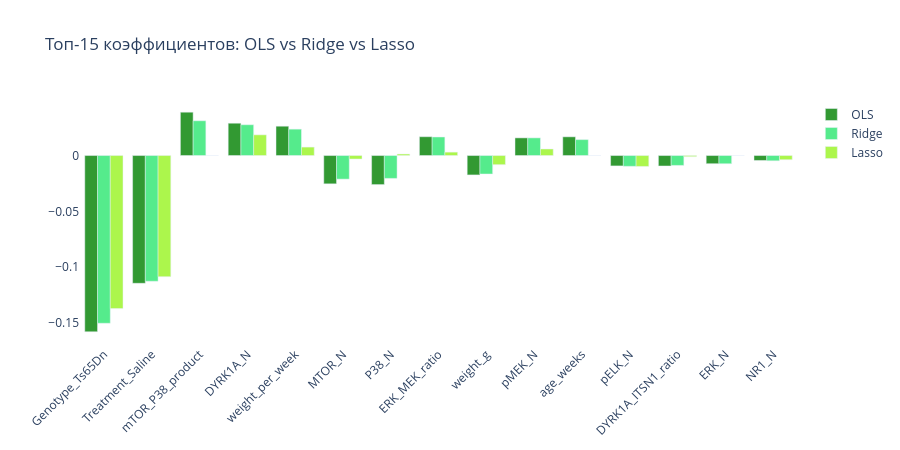

The cell this chart's notebook holds for it:
### Code cell
# Визуализация коэффициентов (plotly)
coef_df = pd.DataFrame({
    'feature': feature_names_ohe,
    'Ridge':   best_ridge.coef_,
    'Lasso':   best_lasso.coef_,
    'OLS':     lr.coef_
}).sort_values('Ridge', key = abs, ascending = False).head(15)

fig = go.Figure()
for model_name, color in [('OLS', 'green'), ('Ridge', "#2be770"), ('Lasso', "#98f520")]:
    fig.add_trace(go.Bar(
        x = coef_df['feature'], y = coef_df[model_name],
        name = model_name, opacity = 0.8, marker_color = color
    ))
fig.update_layout(
    title = 'Топ-15 коэффициентов: OLS vs Ridge vs Lasso',
    xaxis_tickangle = -45, barmode = 'group',
    paper_bgcolor = 'white', plot_bgcolor = 'white', height = 450
)
fig.show()

### Figure 1 — Plotly figure (JSON) as saved in the notebook; plotly's stock layout.template omitted (floating-point values rounded to 4 significant figures)
{"data": [{"marker": {"color": "green"}, "name": "OLS", "opacity": 0.8, "type": "bar", "x": ["Genotype_Ts65Dn", "Treatment_Saline", "mTOR_P38_product", "DYRK1A_N", "weight_per_week", "MTOR_N", "P38_N", "ERK_MEK_ratio", "weight_g", "pMEK_N", "age_weeks", "pELK_N", "DYRK1A_ITSN1_ratio", "ERK_N", "NR1_N"], "y": [-0.1577, -0.1144, 0.03876, 0.02891, 0.02624, -0.02534, -0.02601, 0.01682, -0.01738, 0.01578, 0.01673, -0.009319, -0.009383, -0.007336, -0.004431]}, {"marker": {"color": "#2be770"}, "name": "Ridge", "opacity": 0.8, "type": "bar", "x": ["Genotype_Ts65Dn", "Treatment_Saline", "mTOR_P38_product", "DYRK1A_N", "weight_per_week", "MTOR_N", "P38_N", "ERK_MEK_ratio", "weight_g", "pMEK_N", "age_weeks", "pELK_N", "DYRK1A_ITSN1_ratio", "ERK_N", "NR1_N"], "y": [-0.1501, -0.1125, 0.03109, 0.02755, 0.02359, -0.02113, -0.02048, 0.01658, -0.01653, 0.01578, 0.01422, -0.009653, -0.008872, -0.007371, -0.004737]}, {"marker": {"color": "#98f520"}, "name": "Lasso", "opacity": 0.8, "type": "bar", "x": ["Genotype_Ts65Dn", "Treatment_Saline", "mTOR_P38_product", "DYRK1A_N", "weight_per_week", "MTOR_N", "P38_N", "ERK_MEK_ratio", "weight_g", "pMEK_N", "age_weeks", "pELK_N", "DYRK1A_ITSN1_ratio", "ERK_N", "NR1_N"], "y": [-0.137, -0.1084, 0.0, 0.0185, 0.007543, -0.003152, 0.001331, 0.003032, -0.008189, 0.005849, -0.0, -0.009781, -0.0009873, -0.0, -0.003763]}], "layout": {"barmode": "group", "height": 450, "paper_bgcolor": "white", "plot_bgcolor": "white", "title": {"text": "Топ-15 коэффициентов: OLS vs Ridge vs Lasso"}, "xaxis": {"tickangle": -45}}}
